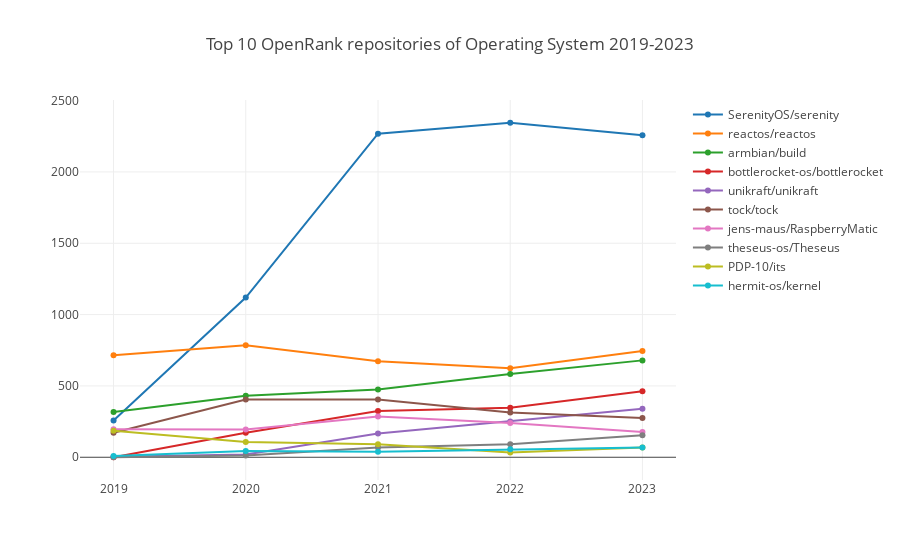

Write notebook code for a chart like this one.
### Markdown cell above
### 操作系统

### Code cell
processTechFieldRepoOpenrank(':technology/operating_system', 'Operating System');

### Figure 1 — Plotly figure (JSON) as saved in the notebook; plotly's stock layout.template omitted (floating-point values rounded to 4 significant figures)
{"data": [{"name": "SerenityOS/serenity", "x": [2019, 2020, 2021, 2022, 2023], "y": [257.7, 1119.0, 2268.0, 2345.0, 2258.0]}, {"name": "reactos/reactos", "x": [2019, 2020, 2021, 2022, 2023], "y": [715.1, 785.6, 673.3, 623.7, 745.2]}, {"name": "armbian/build", "x": [2019, 2020, 2021, 2022, 2023], "y": [317.6, 431.2, 474.6, 584.3, 679.1]}, {"name": "bottlerocket-os/bottlerocket", "x": [2019, 2020, 2021, 2022, 2023], "y": [0, 171.8, 324.5, 346.3, 462.1]}, {"name": "unikraft/unikraft", "x": [2019, 2020, 2021, 2022, 2023], "y": [3.98, 18.99, 166.8, 251.4, 340.8]}, {"name": "tock/tock", "x": [2019, 2020, 2021, 2022, 2023], "y": [171.2, 405.4, 404.4, 314.2, 275.3]}, {"name": "jens-maus/RaspberryMatic", "x": [2019, 2020, 2021, 2022, 2023], "y": [196.9, 194.1, 284.9, 240.2, 176.6]}, {"name": "theseus-os/Theseus", "x": [2019, 2020, 2021, 2022, 2023], "y": [0, 11.52, 68.2, 90.79, 155.0]}, {"name": "PDP-10/its", "x": [2019, 2020, 2021, 2022, 2023], "y": [185.8, 106.1, 90.9, 33.22, 69.1]}, {"name": "hermit-os/kernel", "x": [2019, 2020, 2021, 2022, 2023], "y": [8.41, 43.69, 38.86, 55.72, 68.58]}], "layout": {"autosize": true, "title": {"text": "Top 10 OpenRank repositories of Operating System 2019-2023"}, "xaxis": {"autorange": true, "range": [2019.0, 2023.0], "type": "linear"}, "yaxis": {"autorange": true, "range": [-193.5, 2538.0], "type": "linear"}}}
